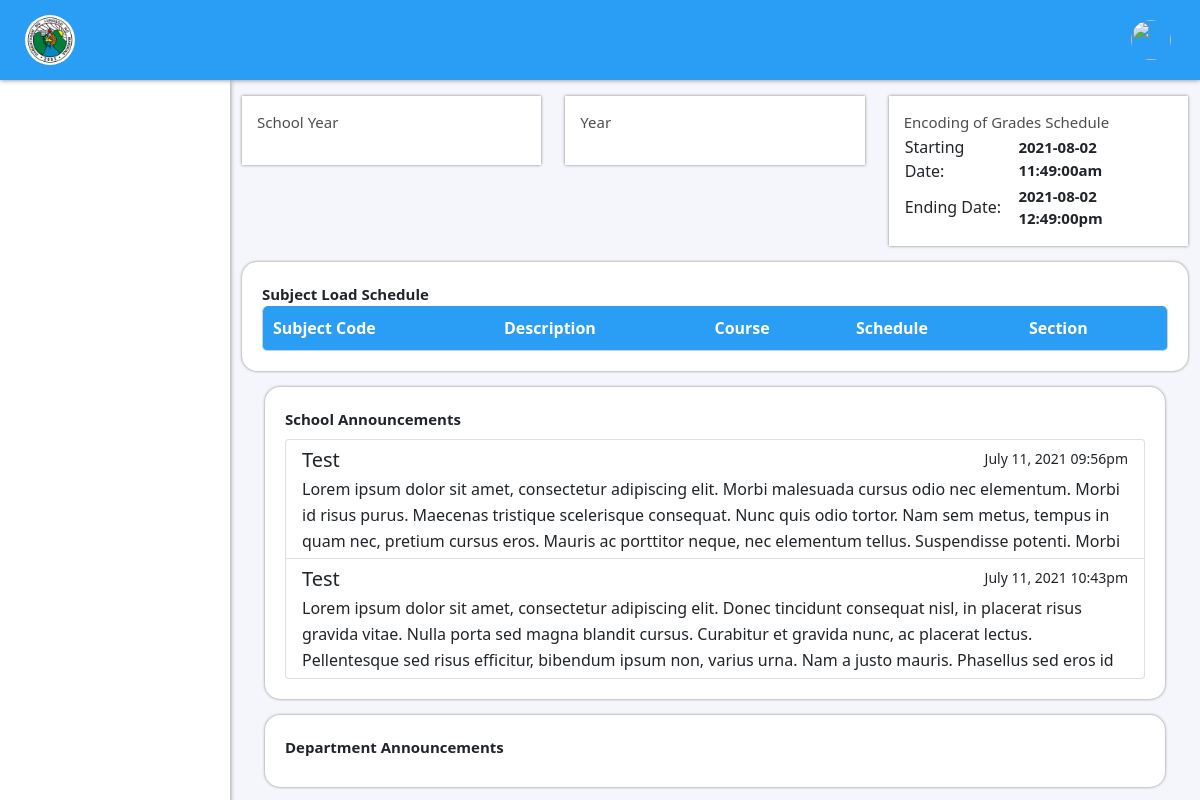
Page /pages/faculty.dashboard.php on the committed database.
### tables this page shows
CREATE TABLE `announcement` (
  `AnnounceID` int(11) NOT NULL,
  `AdminID` varchar(50) NOT NULL,
  `Title` varchar(100) NOT NULL,
  `Content` text NOT NULL,
  `CreatedAt` datetime NOT NULL DEFAULT current_timestamp(),
  `Type` varchar(50) NOT NULL
);

### db-helper/Select.php (called while the page is built, shortened)
<?php
class Select extends Connection{
    public function getAnnouncementByType($type, $dept){
        $con = $this->connect();
        $stmt = $con->prepare('SELECT * FROM `announcement` INNER JOIN admin ON admin.AdminID = announcement.AdminID WHERE Type = ? AND admin.Department RLIKE(?);');
        $stmt->bind_param('ss', $type, $dept);
        $stmt->execute();
        $result = $stmt->get_result();
        return $result->fetch_all(MYSQLI_ASSOC);
    }
    public function getEncodingOfGradesSchedule($schoolYear, $semester){
        $con = $this->connect();
        $stmt = $con->prepare('SELECT * FROM `grades_encode_sched` WHERE SchoolYear = ? AND Semester = ? ORDER BY ScheduleID DESC LIMIT 1');
        $stmt->bind_param('ss', $schoolYear, $semester);
        $stmt->execute();
        $res = $stmt->get_result();
        return $res->fetch_assoc();
    }
    public function getControl($control){
        $con = $this->connect();
        $stmt = $con->prepare('SELECT * FROM `enrollment_control` WHERE Control = ?');
        $stmt->bind_param('s', $control);
        $stmt->execute();
        $res = $stmt->get_result();
        return $res->fetch_assoc()['Status'];
    }
}

### pages/faculty.dashboard.php (the view, shortened to what this page needs)
<?php
    include '../includes/header.inc.php';
    include '../includes/nav.inside-nav.php';
?>
<link rel="stylesheet" href="../css/faculty.dashboard.css?v=<?php echo time()?>">
<div class="container-fluid pb-3">
    <div class="row">
        <div class="col-12 col-lg-4">
            <div class="status-container mx-auto mt-3 control">
                <div class="d-flex justify-content-between align-items-center">
                    <p class="phar m-0">School Year</p>
                </div>
            </div>
        </div>
        <div class="col-12 col-lg-4">
            <div class="status-container mx-auto mt-3 control">
                <div class="d-flex justify-content-between align-items-center">
                    <p class="phar m-0">Year</p>
                </div>
            </div>
        </div>
        <div class="col-12 col-lg-4">
            <?php
                $gradesEncodingSchedule = $selectObj->getEncodingOfGradesSchedule($selectObj->getControl('enrollment-school-year'), $selectObj->getControl('enrollment-semester'));
                if(is_array($gradesEncodingSchedule)){
                    $startDate = $gradesEncodingSchedule['StartingDateTime'];
                    $endDate = $gradesEncodingSchedule['EndingDateTime'];
                }
                else{
                    $startDate = "";
                    $endDate = "";
                }
            ?>
            <div class="status-container mt-3 mx-auto">
                <div class="d-flex justify-content-between align-itmes-center">
                    <p class="phar m-0">Encoding of Grades Schedule</p>
                </div>
                <table>
                    <tr>
                        <td class="pe-3">Starting Date:</td>
                        <td class="title"><?php echo $startDate?></td>
                    </tr>
                    <tr>
                        <td>Ending Date:</td>
                        <td class="title"><?php echo $endDate?></td>
                    </tr>
                </table>
            </div>
        </div>
    </div>
    <div class="card-container mt-3">
        <label class="title">Subject Load Schedule</label>
        <div class="table-container">
            <table class="plmar-table">
                <thead>
                    <tr>
                        <th>Subject Code</th>
                        <th>Description</th>
                        <th>Course</th>
                        <th>Schedule</th>
                        <th>Section</th>
                    </tr>
                </thead>
            </table>
        </div>
    </div>
            <div class="card-container mt-3 announcement">
                <label class="title">School Announcements</label>
                <?php $announcement = $selectObj->getAnnouncementByType('school', ""); ?>
                <div class="list-group mt-2 school-announce">
                    <?php foreach($announcement as $num => $announce): ?>
                        <a href="#" class="list-group-item list-group-item-action" data-announce-id="<?php echo $announce['AnnounceID']?>">
                            <div class="d-flex w-100 justify-content-between">
                                <h5 class="mb-1"><?php echo $announcement[$num]['Title']?></h5>
                                <small><?php echo date('F d, Y h:ia', strtotime($announcement[$num]['CreatedAt']))?></small>
                            </div>
                            <p class="mb-1"><?php echo $announcement[$num]['Content']?></p>
                        </a>
                    <?php endforeach; ?>
                </div>
            </div>
            <div class="card-container mt-3 announcement">
                <label class="title">Department Announcements</label>
            </div>
</div>
<?php
    include '../includes/footer.inc.php';
?>

### css/style-resources.css (style rules this page uses)
.phar { font-size: 15px; font-weight: 500; color: #4e4e4e; }
.title { font-size: 15px; font-weight: 600; }
.table-container { border-left: 1px solid #cfcfcf; border-right: 1px solid #cfcfcf; border-bottom: 1px solid #cfcfcf; height: 500px; border-radius: 5px; overflow: auto; }
.plmar-table { width: 100%; }
.plmar-table thead th { background-color: #2a9df4; padding: 10px; color: #ffffff; }
.plmar-table thead th:first-child { border-top-left-radius: 5px; }
.plmar-table thead th:last-child { border-top-right-radius: 5px; }
.card-container { padding: 20px; background-color: #ffffff; border-radius: 15px; box-shadow: 0px 0px 3px gray; }
.status-container { padding: 15px; box-shadow: 0px 0px 3px gray; background-color: white; max-width: 350px; }

### css/nav.inside-nav.css (style rules this page uses)
body { background-color: #F5F6FB; padding-top: 80px; }
@media (min-width: 992px) { body { padding-left: 230px; } }

### css/faculty.dashboard.css (style rules this page uses)
.table-container { height: inherit; }
div.announcement { max-width: 900px; margin-left: auto; margin-right: auto; }
div.list-group { z-index: -1; }
div.list-group a.list-group-item { max-height: 120px; display: block; overflow: hidden; }
div.list-group a.list-group-item p { line-height: 26px; }

### rows in the picture
announcement: Title "Test", CreatedAt "July 11, 2021 09:56pm", Content "Lorem ipsum dolor sit amet, consectetur adipiscing elit. Morbi malesuada cursus odio nec elementum. Morbi id risus purus. Maecenas tristique scelerisque consequat. Nunc quis odio tortor. Nam sem metus, tempus in quam nec, pretium cursus eros. Mauris ac porttitor neque, nec elementum tellus. Suspendisse potenti. Morbi…"
announcement: Title "Test", CreatedAt "July 11, 2021 10:43pm", Content "Lorem ipsum dolor sit amet, consectetur adipiscing elit. Donec tincidunt consequat nisl, in placerat risus gravida vitae. Nulla porta sed magna blandit cursus. Curabitur et gravida nunc, ac placerat lectus. Pellentesque sed risus efficitur, bibendum ipsum non, varius urna. Nam a justo mauris. Phasellus sed eros id…"

### other values in the picture
$startDate "2021-08-02 11:49:00am"
$endDate "2021-08-02 12:49:00pm"
